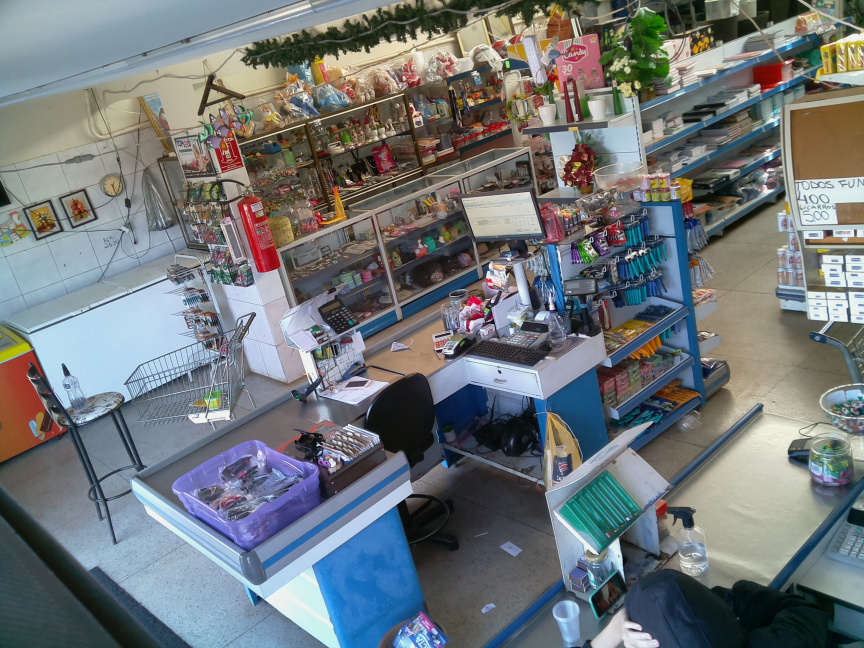
#> input picture PC4/img_pross/imgs/fundo_mercado1.jpg, 2592 x 1944 px (shown at 1/3 size)
$ python PreProc_Proj_SOE.py
#> lines starting #> are read from the running program, lines starting #| are printed output that depends on the picture; after the words box and inside, x2 and y2 are one past the last pixel; in counts of white or black regions, pixels touching at a corner belong together
import matplotlib.pyplot as plt
import numpy as np
import cv2

def rgb2gray(rgb):
    return np.dot(rgb[...,:3], [0.2989, 0.5870, 0.1140])


def differenceImage(img1, img2):
  a = img1-img2
  b = np.uint8(img1<img2) * 254 + 1
  c = np.ones(img1.shape) * 50
  d = np.uint8(np.uint8(a * b) > c)
  print(d)
  #return np.uint8(img1*d*0.8+img1*0.2)
  return np.uint8(a*b)

def main():

    ref_img = plt.imread('imgs/fundo_mercado1.jpg')
#> ref_img is the input picture: shape (1944, 2592, 3); mean R, G, B 112.8, 118.5, 121.4
    # ref_img = cv2.blur(ref_img, (5, 5))
    test_img_o = plt.imread('imgs/mercado5.jpg')
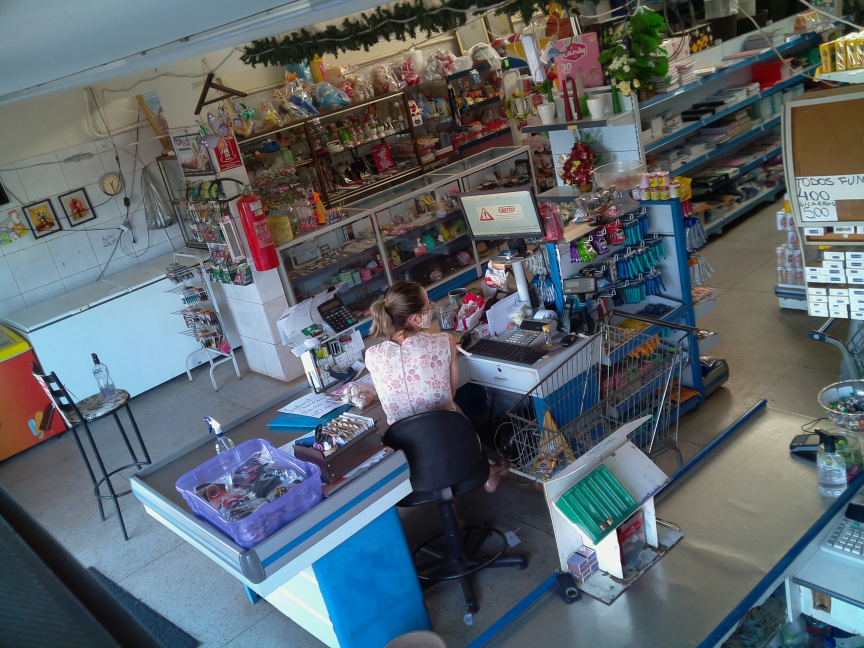
#> input picture PC4/img_pross/imgs/mercado5.jpg, 2592 x 1944 px (shown at 1/3 size)
#> test_img_o is the input picture: shape (1944, 2592, 3); mean R, G, B 91.6, 101, 107.2
    test_img = cv2.blur(test_img_o, (7, 7))


    x = rgb2gray(differenceImage(test_img,ref_img))
#> in differenceImage, `b = np.uint8(img1<img2) * 254 + 1`:
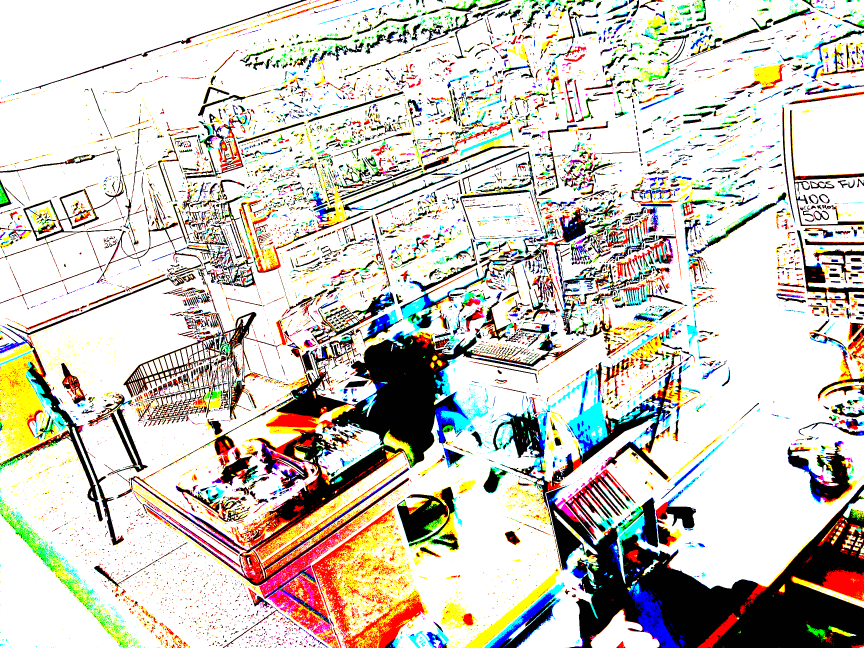
#> b: shape (1944, 2592, 3) (shown at 1/3 size); mean R, G, B 205, 200.1, 190.2
#> in differenceImage, `d = np.uint8(np.uint8(a * b) > c)`:
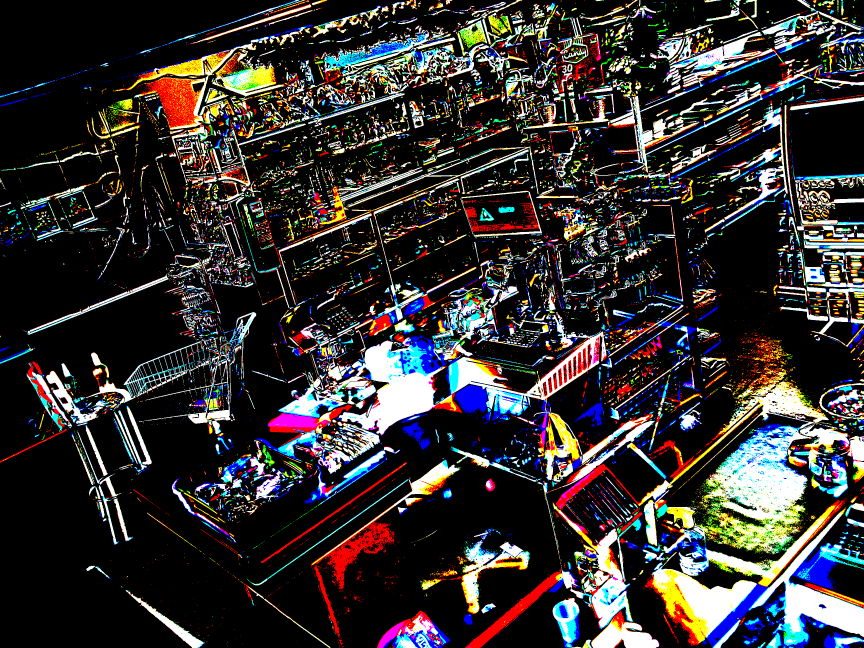
#> d: shape (1944, 2592, 3) (shown at 1/3 size); mean R, G, B 0.209, 0.197, 0.193; drawn with 1 as white
#> (printed output is left out)
#> in rgb2gray, `return np.dot(rgb[...,:3], [0.2989, 0.5870, 0.1140])`:
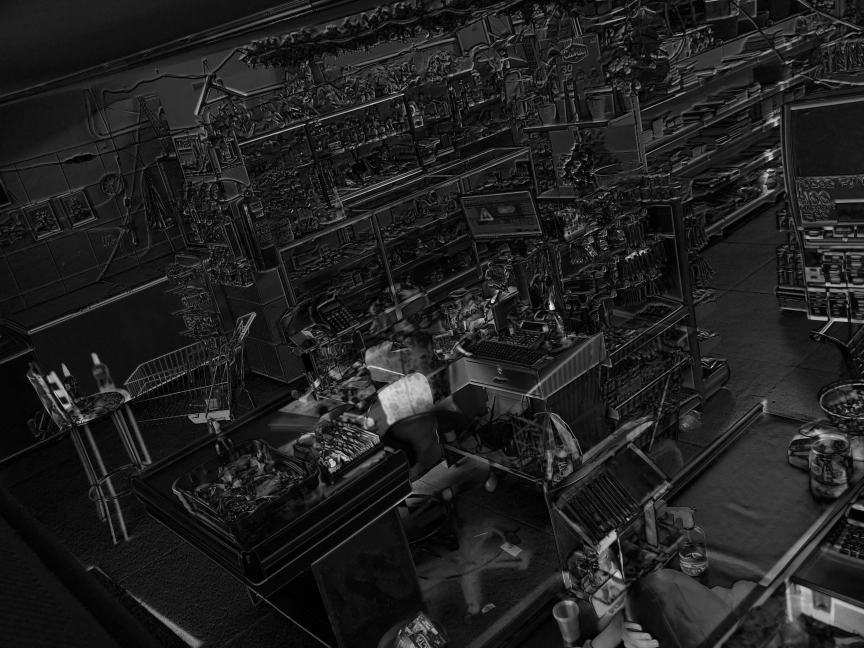
#> returned value: shape (1944, 2592) float64 (shown at 1/3 size); min 0, max 235.1, mean 33.3
    x = x/x.max()

    plt.imshow(x, cmap ='gray')
    plt.show()
    plt.imsave('sub_ref_img.jpg', x)

    x = cv2.erode(x, np.ones([3, 3]))
    x = cv2.blur(x, (121, 121))

    plt.imshow(x, cmap ='gray')
    plt.show()
    plt.imsave('blur_sub.jpg', x)
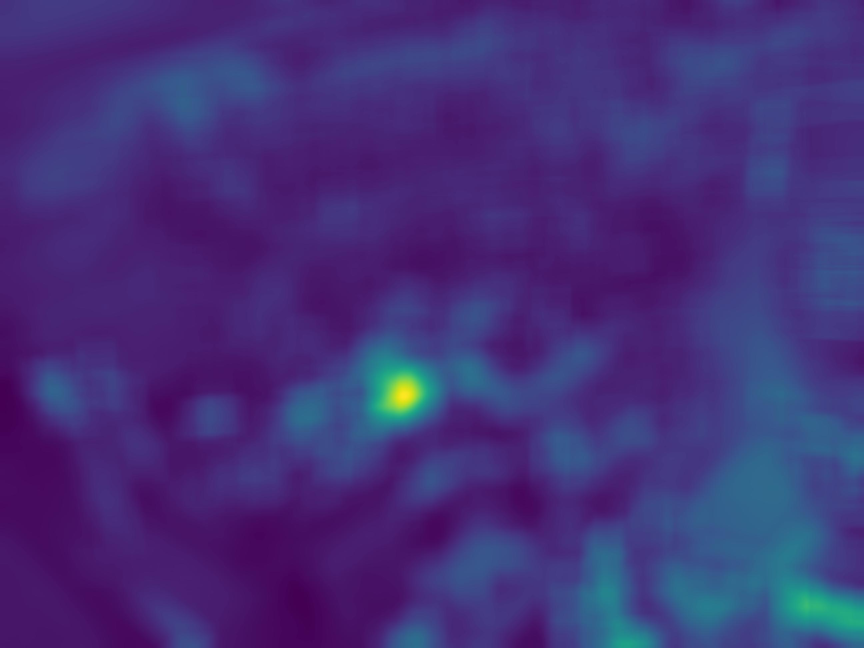
#> saved as blur_sub.jpg: shape (1944, 2592, 3) (shown at 1/3 size); mean R, G, B 67.5, 48.6, 121.5

    x = x > .125
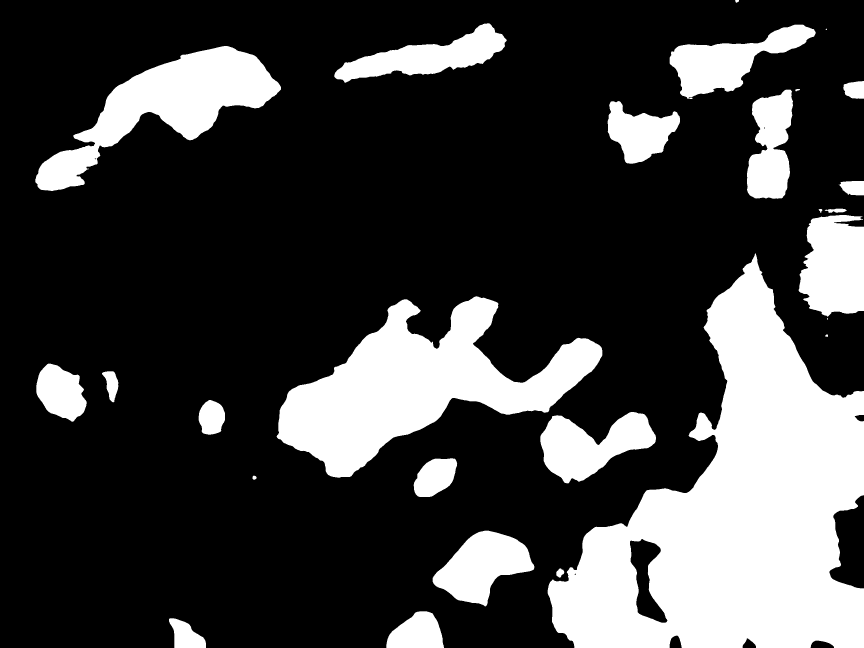
#> x: shape (1944, 2592) bool (shown at 1/3 size); 24.6% white; 28 white regions (3 under 20 px), largest, box (x1, y1, x2, y2) and area: (1643, 760, 2592, 1944) 576744, (830, 889, 1807, 1433) 222976, (106, 138, 843, 573) 110876
    x = np.array(x).astype(np.double)

    x = cv2.morphologyEx(x, cv2.MORPH_OPEN, np.ones([19, 19]))
#> x: shape (1944, 2592) float64; values 0 (black) and 1 (white), 24.4% white; 21 white regions, largest, box (x1, y1, x2, y2) and area: (1644, 787, 2592, 1944) 571694, (835, 892, 1806, 1431) 222516, (235, 139, 839, 440) 93722
    x = cv2.morphologyEx(x, cv2.MORPH_OPEN, np.ones([19, 19]))

    test_img_o = np.array(test_img_o).astype(np.uint8)
    print(test_img_o.shape, x.shape)
#| (1944, 2592, 3) (1944, 2592)

    for n in range(x.shape[0]):
        for m in range(x.shape[1]):
            if x[n,m]==0.0:
                test_img_o[n,m,:] = np.array([0,0,0]).astype(np.uint8)
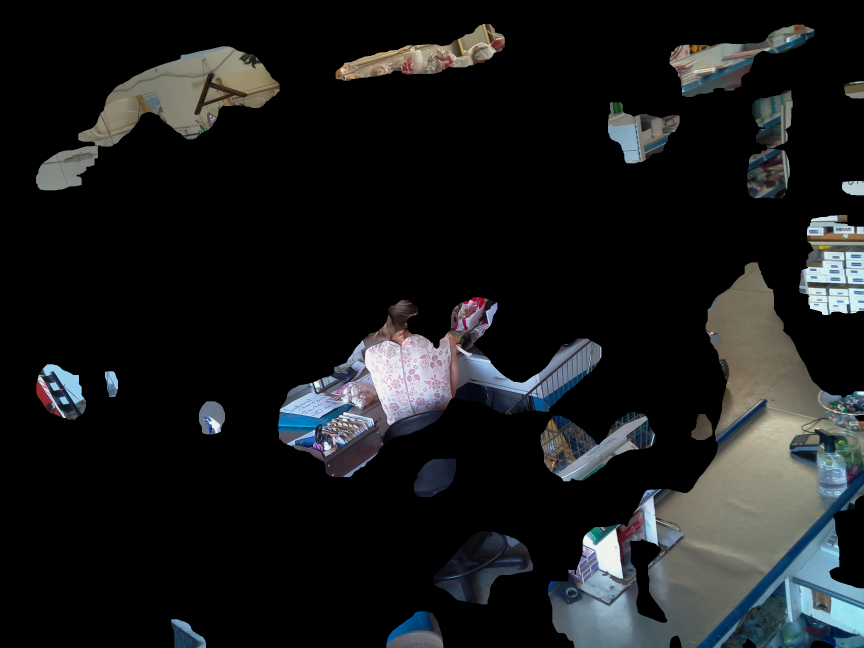
#> test_img_o: shape (1944, 2592, 3) (shown at 1/3 size); mean R, G, B 25.9, 27.7, 28.3

    plt.imshow(test_img_o, cmap ='gray')
    plt.show()

    plt.imsave('test_res4.jpg', test_img_o)

if __name__=='__main__':
    main()
